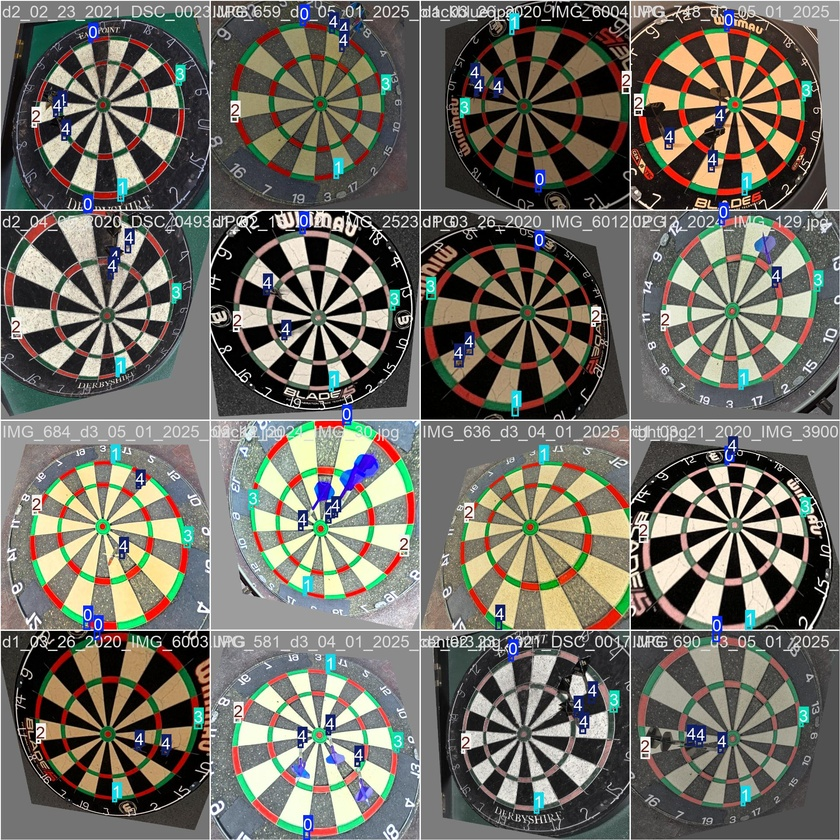
#> input picture dataset/failed_run/train/train_batch0.jpg, 840 x 840 px, shrunk from 1920 x 1920 before the run
$ python find_board_vMatching.py --input ../dataset/failed_run/train/train_batch0.jpg
#> lines starting #> are read from the running program, lines starting #| are printed output that depends on the picture; pictures that were not available may be replaced by others from this repository, and a replacement may not be noted
import cv2
import numpy as np
import argparse
import os
import time
import os.path as osp
import matplotlib.pyplot as plt


# [14 lines left out: function ResizeWithAspectRatio, not called in this run]

import cv2
import numpy as np

def find_board_vMatching(query_image_path, reference_image_path, reference_size=800):
    """
    Find a dartboard in a query image by matching it with a reference dartboard image using feature matching.
        query_image_path (str): Path to the image containing the dartboard to find.
        reference_image_path (str): Path to the reference dartboard image.
        reference_size (int, optional): Size of the reference dartboard in pixels. Defaults to 800.
            center_point (tuple): The (x, y) coordinates of the detected dartboard center in the query image.
            estimated_size (int): The estimated size of the dartboard in the query image (in pixels).
            annotated_image (numpy.ndarray): The query image annotated with the detected dartboard outline and center.
    Raises:
        ValueError: If one or both images cannot be opened, or if features cannot be detected, or if not enough good matches are found, or if the homography matrix cannot be computed.
    """
#> called with reference_image_path = 'images/reference_board_blur_gray.png', reference_size = 800
    start = time.time()
    # Read images
    query_img = cv2.imread(query_image_path)
#> query_img is the input picture: shape (840, 840, 3); mean B, G, R 100.4, 108.8, 111.1
    reference_img = cv2.imread(reference_image_path)

    if query_img is None or reference_img is None:
        raise ValueError("Could not open one or both images")

    # Convert both images to HSV for better color matching
    query_gray_original = cv2.cvtColor(query_img, cv2.COLOR_BGR2GRAY)
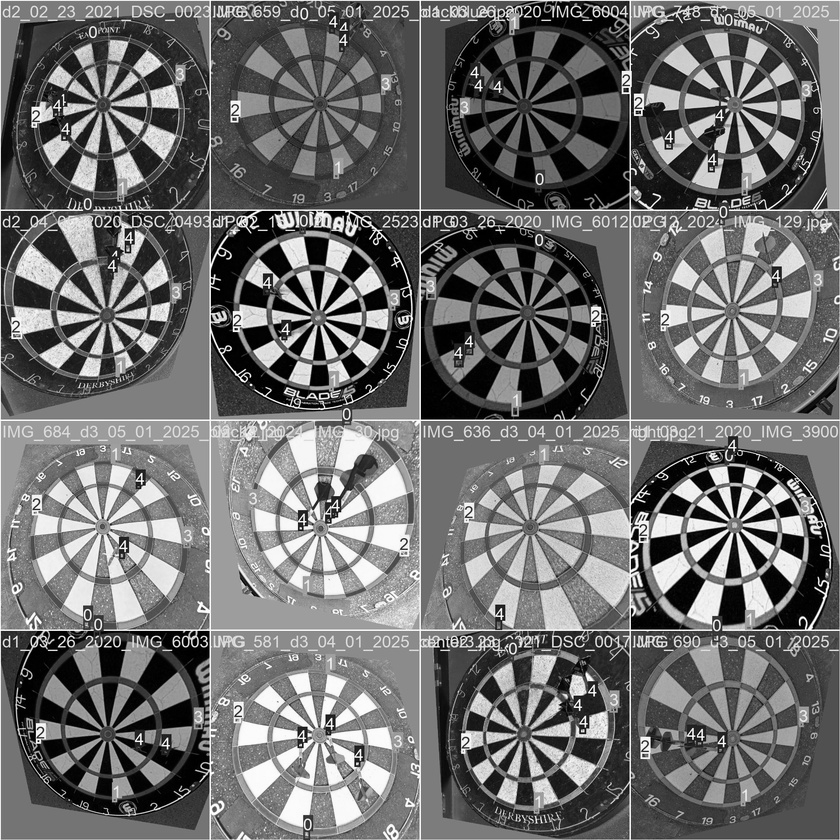
#> query_gray_original: shape (840, 840); min 0, max 255, mean 108.5
    reference_gray = cv2.cvtColor(reference_img, cv2.COLOR_BGR2GRAY)

    # remove noise
    query_gray = cv2.GaussianBlur(query_gray_original, (5, 5), 0)

    # Initialize feature detector and matcher
    sift = cv2.SIFT_create()

    # Find keypoints and descriptors
    kp1, des1 = sift.detectAndCompute(reference_gray, None)
#> kp1 = 7724 keypoints; strongest (x, y, size): (634, 546, 2.4), (379, 236, 1.9), (339, 222, 1.9), (641, 494, 1.8)
    kp2, des2 = sift.detectAndCompute(query_gray, None)
#> kp2 = 7713 keypoints; strongest (x, y, size): (687, 490, 13.5), (752, 476, 11), (790, 567, 16.2), (370, 280, 14.5)

    if des1 is None or des2 is None:
        raise ValueError("Could not detect features in one or both images")


    # BFMatcher with default params
    bf = cv2.BFMatcher()
    matches = bf.knnMatch(des1,des2,k=2)
#> matches = 7724 matches

    # Apply ratio test
    good = []
    for m,n in matches:
        if m.distance < 0.75*n.distance:
            good.append([m])
#> after the loop, good = 2874 matches

    # cv.drawMatchesKnn expects list of lists as matches.
    img3 = cv2.drawMatchesKnn(reference_gray, kp1, query_gray, kp2, good, None, flags=cv2.DrawMatchesFlags_NOT_DRAW_SINGLE_POINTS)
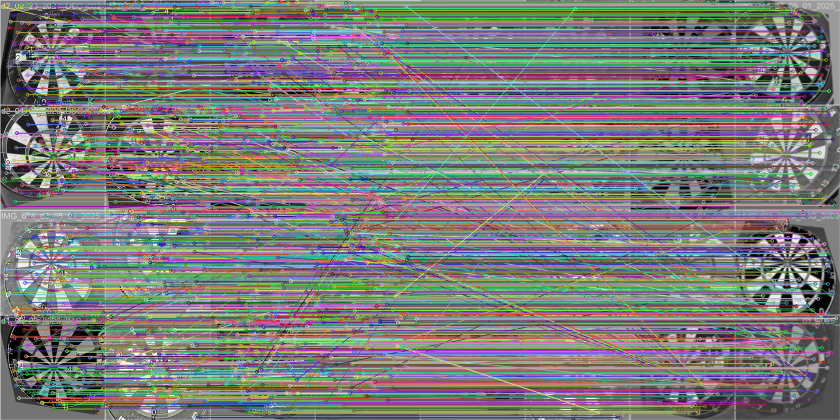
#> img3: shape (840, 1680, 3) (shown at 1/2 size); mean of channels 0, 1, 2 123.8, 124.1, 123; drawn as B, G, R

    plt.imshow(img3),plt.show()

    """
    # FLANN matcher parameters
    FLANN_INDEX_KDTREE = 1
    index_params = dict(algorithm=FLANN_INDEX_KDTREE, trees=5)
    search_params = dict(checks=50)

    flann = cv2.FlannBasedMatcher(index_params, search_params)
    matches = flann.knnMatch(des1, des2, k=2)

    # Apply ratio test to find good matches
    good_matches = []
    for m, n in matches:
        if m.distance < 0.7 * n.distance:
            good_matches.append(m)

    if len(good_matches) < 10:
        raise ValueError("Not enough good matches found")

    # Get corresponding points
    src_pts = np.float32([kp1[m.queryIdx].pt for m in good_matches]).reshape(-1, 1, 2)
    dst_pts = np.float32([kp2[m.trainIdx].pt for m in good_matches]).reshape(-1, 1, 2)

    # Find homography
    H, mask = cv2.findHomography(src_pts, dst_pts, cv2.RANSAC, 5.0)

    if H is None:
        raise ValueError("Could not find homography matrix")

    # Get reference image dimensions
    h, w = reference_gray.shape[:2]

    # Transform corners of reference image
    corners = np.float32([[0, 0], [0, h-1], [w-1, h-1], [w-1, 0]]).reshape(-1, 1, 2)
    transformed_corners = cv2.perspectiveTransform(corners, H)

    # Calculate center and size
    center_x = np.mean(transformed_corners[:, 0, 0])
    center_y = np.mean(transformed_corners[:, 0, 1])
    center_point = (int(center_x), int(center_y))

    # Calculate size
    width = np.linalg.norm(transformed_corners[3, 0] - transformed_corners[0, 0])
    height = np.linalg.norm(transformed_corners[1, 0] - transformed_corners[0, 0])
    avg_size = (width + height) / 2

    # Calculate real-world size based on reference
    pixels_per_unit = reference_size / avg_size
    estimated_size = int(avg_size * pixels_per_unit)

    # Draw results on image
    result_img = query_img.copy()

    # Draw dartboard outline
    cv2.polylines(result_img, [np.int32(transformed_corners)], True, (0, 255, 0), 3)

    # Draw center point
    cv2.circle(result_img, center_point, 5, (0, 0, 255), -1)

    # Add size information
    text = f"Size: {estimated_size}px"
    cv2.putText(result_img, text, (center_point[0] + 10, center_point[1] + 10),
                cv2.FONT_HERSHEY_SIMPLEX, 1, (0, 255, 0), 2)

    print("Time taken:", time.time() - start)
    """
    return None
    #return center_point, estimated_size, result_img

# [43 lines left out: function visualize_matches, not called in this run]

if __name__ == '__main__':
    parser = argparse.ArgumentParser(description='Code for Creating Bounding rotated boxes and ellipses for contours tutorial.')
    parser.add_argument('-i', '--input', help='Path to input image.', default='images/testboard.jpg')
    args = parser.parse_args()
    board_params = find_board_vMatching(args.input, 'images/reference_board_blur_gray.png', 800)
#> (the run stopped early here; a loop or call above may not have finished)

$ run again, on dataset/failed_run/train/train_batch1.jpg
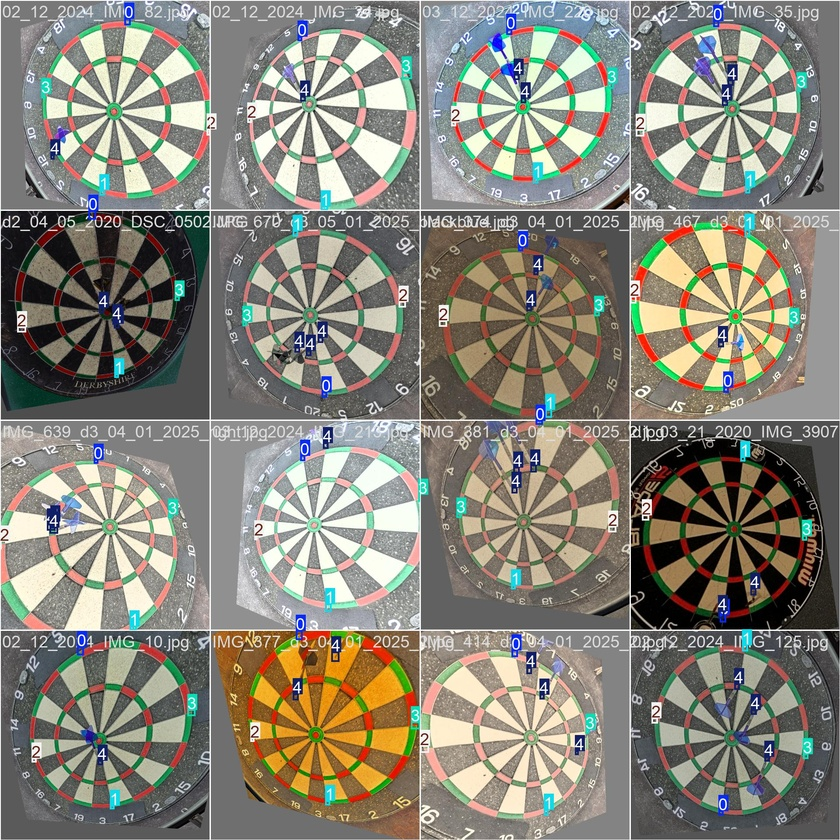
#> input picture dataset/failed_run/train/train_batch1.jpg, 840 x 840 px, shrunk from 1920 x 1920 before the run
#> in find_board_vMatching, query_img is the input picture: shape (840, 840, 3); mean B, G, R 120.5, 131.7, 134.7
#> in find_board_vMatching, `query_gray_original = cv2.cvtColor(query_img, cv2.COLOR_BGR2GRAY)`:
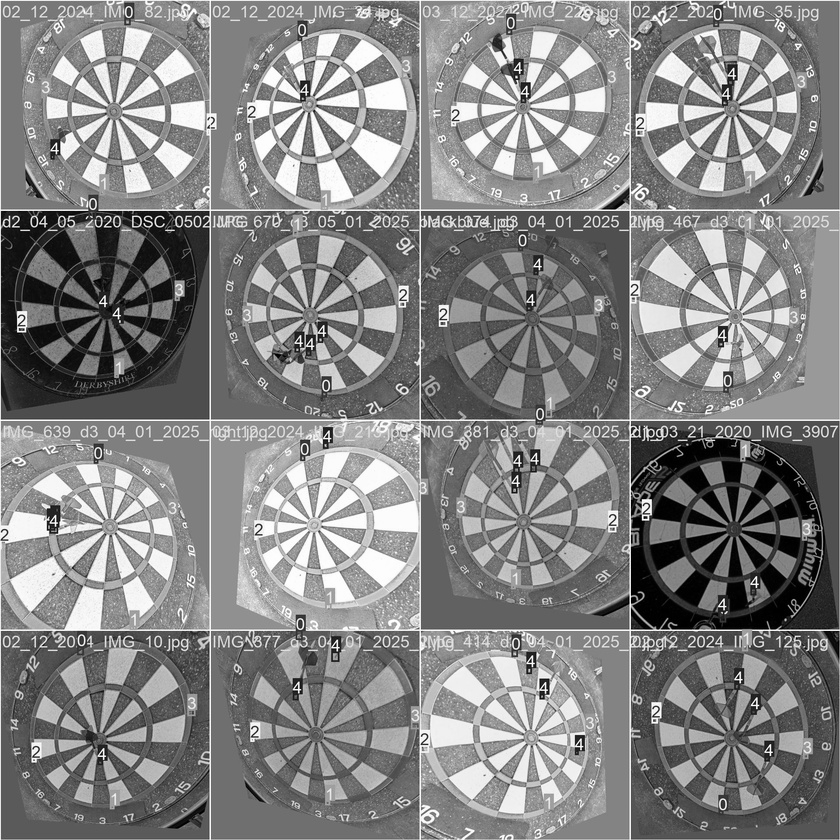
#> query_gray_original: shape (840, 840); min 0, max 255, mean 131.3
#> kp1 = 7386 keypoints; strongest (x, y, size): (645, 517, 1.9), (55, 516, 1.9), (545, 684, 1.8), (740, 673, 1.8)
#> kp2 = 7216 keypoints; strongest (x, y, size): (498, 44, 7.7), (647, 507, 9.8), (672, 68, 18.1), (121, 365, 11.3)
#> matches = 7386 matches
#> after the loop in find_board_vMatching, `for m,n in matches:`: good = 2540 matches
#> in find_board_vMatching, `img3 = cv2.drawMatchesKnn(reference_gray, kp1, query_gray, kp2, good, ..`:
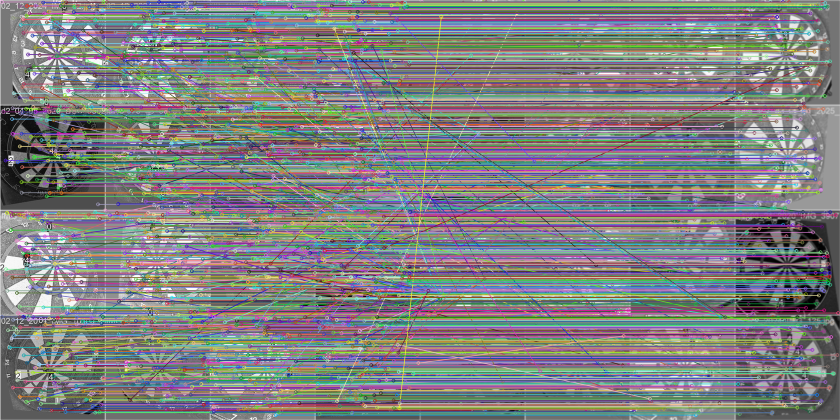
#> img3: shape (840, 1680, 3) (shown at 1/2 size); mean of channels 0, 1, 2 129, 127.9, 127.6; drawn as B, G, R
